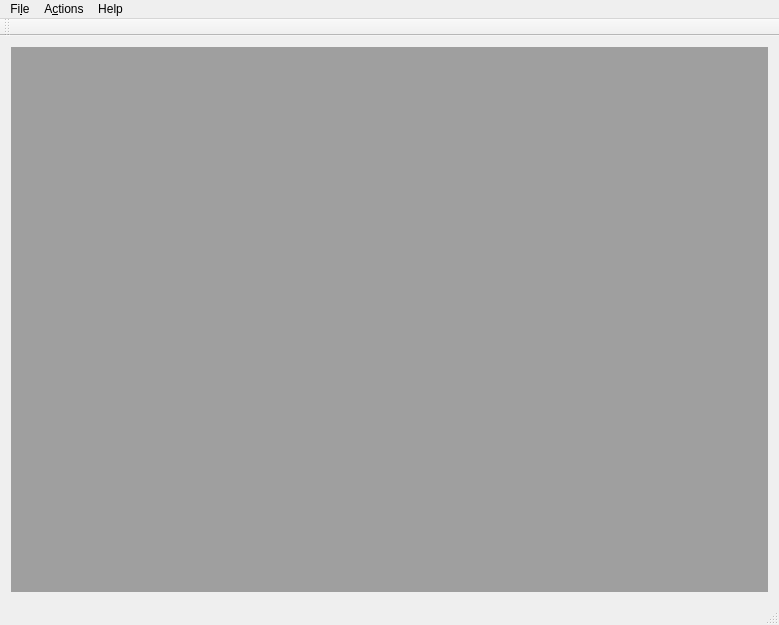
<?xml version="1.0" encoding="UTF-8"?>
<ui version="4.0">
 <class>MainWindow</class>
 <widget class="QMainWindow" name="MainWindow">
  <property name="geometry">
   <rect>
    <x>0</x>
    <y>0</y>
    <width>779</width>
    <height>625</height>
   </rect>
  </property>
  <property name="windowTitle">
   <string>MainWindow</string>
  </property>
  <widget class="QWidget" name="centralWidget">
   <layout class="QVBoxLayout" name="verticalLayout">
    <item>
     <widget class="QMdiArea" name="mdiArea"/>
    </item>
   </layout>
  </widget>
  <widget class="QMenuBar" name="menuBar">
   <property name="geometry">
    <rect>
     <x>0</x>
     <y>0</y>
     <width>779</width>
     <height>20</height>
    </rect>
   </property>
   <widget class="QMenu" name="menuFile">
    <property name="title">
     <string>Fi&amp;le</string>
    </property>
    <addaction name="actionNew"/>
    <addaction name="actionOpen"/>
    <addaction name="actionSave"/>
    <addaction name="actionsave_as"/>
   </widget>
   <widget class="QMenu" name="menuHelp">
    <property name="title">
     <string>Help</string>
    </property>
    <addaction name="separator"/>
    <addaction name="separator"/>
    <addaction name="actionConstraints"/>
    <addaction name="actionAbout"/>
   </widget>
   <widget class="QMenu" name="menuActions">
    <property name="title">
     <string>A&amp;ctions</string>
    </property>
    <addaction name="actionMake_synonims"/>
   </widget>
   <addaction name="menuFile"/>
   <addaction name="menuActions"/>
   <addaction name="menuHelp"/>
  </widget>
  <widget class="QToolBar" name="mainToolBar">
   <attribute name="toolBarArea">
    <enum>TopToolBarArea</enum>
   </attribute>
   <attribute name="toolBarBreak">
    <bool>false</bool>
   </attribute>
  </widget>
  <widget class="QStatusBar" name="statusBar"/>
  <action name="actionSave">
   <property name="text">
    <string>&amp;Save</string>
   </property>
  </action>
  <action name="actionOpen">
   <property name="text">
    <string>&amp;Open</string>
   </property>
  </action>
  <action name="actionSynonim">
   <property name="text">
    <string>S&amp;ynonim</string>
   </property>
  </action>
  <action name="actionConstraints">
   <property name="text">
    <string>Constraints</string>
   </property>
  </action>
  <action name="actionAbout">
   <property name="text">
    <string>About</string>
   </property>
  </action>
  <action name="actionMake_synonims">
   <property name="text">
    <string>Make synonims</string>
   </property>
  </action>
  <action name="actionsave_as">
   <property name="text">
    <string>Save as</string>
   </property>
  </action>
  <action name="actionExit">
   <property name="text">
    <string>Exit</string>
   </property>
  </action>
  <action name="actionNew">
   <property name="text">
    <string>New</string>
   </property>
  </action>
 </widget>
 <layoutdefault spacing="6" margin="11"/>
 <resources/>
 <connections>
  <connection>
   <sender>actionSave</sender>
   <signal>triggered()</signal>
   <receiver>MainWindow</receiver>
   <slot>save()</slot>
   <hints>
    <hint type="sourcelabel">
     <x>-1</x>
     <y>-1</y>
    </hint>
    <hint type="destinationlabel">
     <x>389</x>
     <y>312</y>
    </hint>
   </hints>
  </connection>
  <connection>
   <sender>actionOpen</sender>
   <signal>triggered()</signal>
   <receiver>MainWindow</receiver>
   <slot>open()</slot>
   <hints>
    <hint type="sourcelabel">
     <x>-1</x>
     <y>-1</y>
    </hint>
    <hint type="destinationlabel">
     <x>389</x>
     <y>312</y>
    </hint>
   </hints>
  </connection>
  <connection>
   <sender>actionAbout</sender>
   <signal>triggered()</signal>
   <receiver>MainWindow</receiver>
   <slot>about()</slot>
   <hints>
    <hint type="sourcelabel">
     <x>-1</x>
     <y>-1</y>
    </hint>
    <hint type="destinationlabel">
     <x>389</x>
     <y>312</y>
    </hint>
   </hints>
  </connection>
  <connection>
   <sender>actionMake_synonims</sender>
   <signal>triggered()</signal>
   <receiver>MainWindow</receiver>
   <slot>synonim()</slot>
   <hints>
    <hint type="sourcelabel">
     <x>-1</x>
     <y>-1</y>
    </hint>
    <hint type="destinationlabel">
     <x>389</x>
     <y>312</y>
    </hint>
   </hints>
  </connection>
  <connection>
   <sender>actionConstraints</sender>
   <signal>triggered()</signal>
   <receiver>MainWindow</receiver>
   <slot>constraints()</slot>
   <hints>
    <hint type="sourcelabel">
     <x>-1</x>
     <y>-1</y>
    </hint>
    <hint type="destinationlabel">
     <x>389</x>
     <y>312</y>
    </hint>
   </hints>
  </connection>
  <connection>
   <sender>actionsave_as</sender>
   <signal>triggered()</signal>
   <receiver>MainWindow</receiver>
   <slot>saveAs()</slot>
   <hints>
    <hint type="sourcelabel">
     <x>-1</x>
     <y>-1</y>
    </hint>
    <hint type="destinationlabel">
     <x>389</x>
     <y>312</y>
    </hint>
   </hints>
  </connection>
  <connection>
   <sender>actionNew</sender>
   <signal>triggered()</signal>
   <receiver>MainWindow</receiver>
   <slot>newFile()</slot>
   <hints>
    <hint type="sourcelabel">
     <x>-1</x>
     <y>-1</y>
    </hint>
    <hint type="destinationlabel">
     <x>389</x>
     <y>312</y>
    </hint>
   </hints>
  </connection>
 </connections>
 <slots>
  <slot>save()</slot>
  <slot>open()</slot>
  <slot>synonim()</slot>
  <slot>about()</slot>
  <slot>constraints()</slot>
  <slot>saveAs()</slot>
  <slot>newFile()</slot>
 </slots>
</ui>
